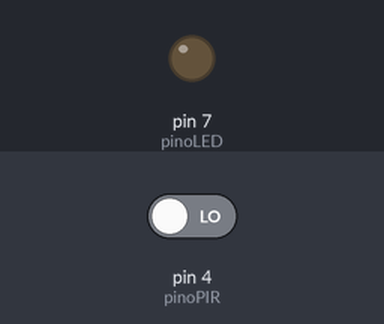
Bench run of a sketch on a simulated Arduino Uno, built with avr-gcc and run on an emulated ATmega328P. On the bench: output pins drawn as LEDs (lit = HIGH). Inputs (shaded band) come from the test bench; at power-on: pin 4 (pinoPIR) LOW.

Above: at 1.2 s.
1.3 s: pin 4 (pinoPIR) driven HIGH
At 1.77 s:
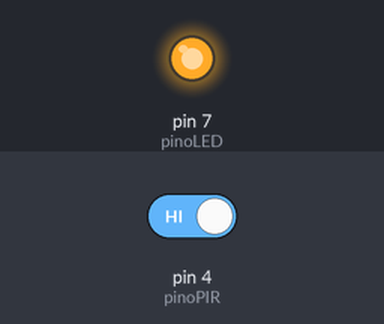
4.3 s: pin 4 (pinoPIR) driven LOW
At 4.6 s:
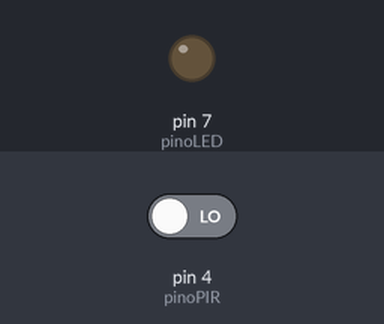
Timing chart, 0 to 7.3 s (numbered marks = the images above; inputs shaded):
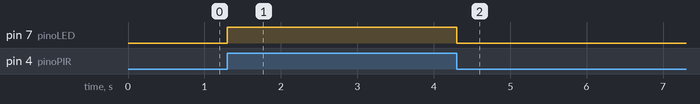

Measured:
- after the input at 1.3 s, pin 7 (pinoLED): LOW → HIGH at once
- after the input at 4.3 s, pin 7 (pinoLED): HIGH → LOW at once

The sketch:

tste_pir.ino
```cpp
const int pinoLED = 7;
const int pinoPIR = 4;

void setup() {
  pinMode(pinoLED, OUTPUT);
  pinMode(pinoPIR, INPUT);
}

void loop() {
  int valor = digitalRead(pinoPIR);
  if (valor == HIGH) {
    digitalWrite(pinoLED, HIGH);
    delay(50);
    digitalWrite(pinoLED, LOW);
  }
}
```
